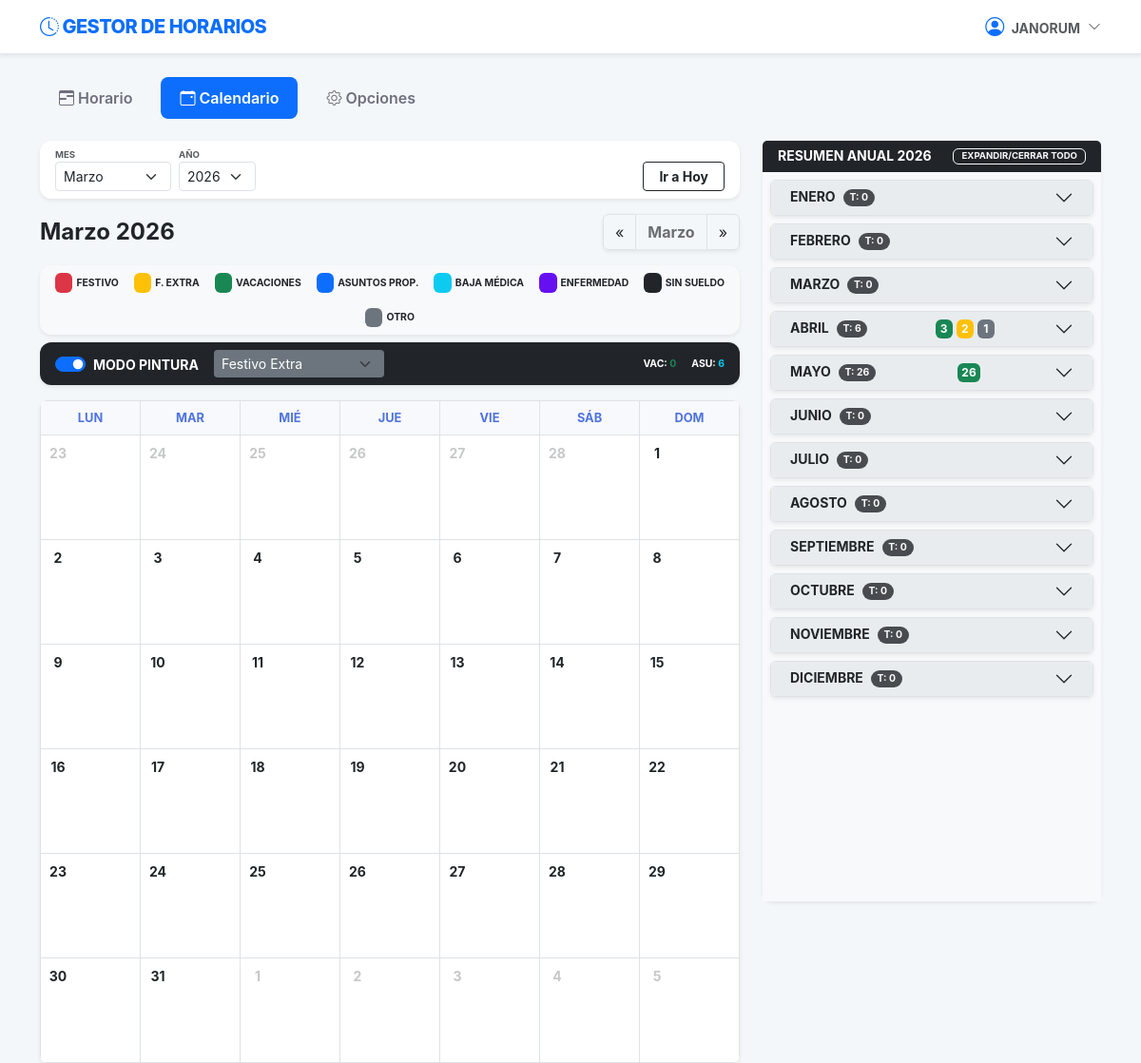
The app's page /calendario/?mes=3&año=2026 (signed in), older data.
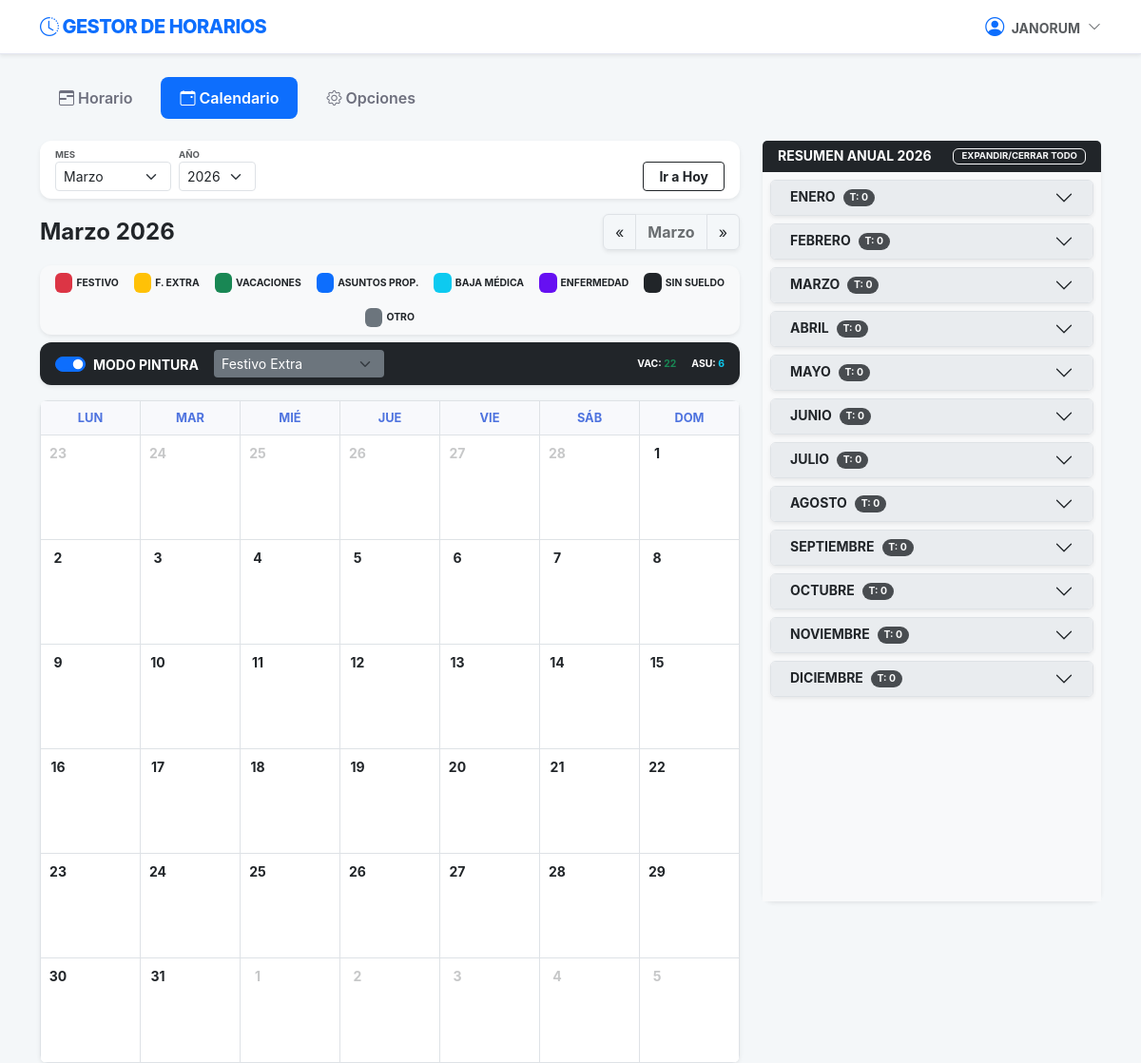
The same page, newer data.
### apps/opciones/models.py (models this page shows, shortened)
class SaldoDias(models.Model):
    usuario = models.ForeignKey(User, on_delete=models.CASCADE, related_name='saldos')
    anio = models.IntegerField(default=2026)
    vacaciones_totales = models.IntegerField(default=22)
    asuntos_propios_totales = models.IntegerField(default=6)
    vacaciones_disfrutadas = models.IntegerField(default=0)
    asuntos_disfrutados = models.IntegerField(default=0)
    class Meta:
        unique_together = ['usuario', 'anio']
        verbose_name = "Saldo de Días"
        verbose_name_plural = "Saldos de Días"
    @property
    def vacaciones_restantes(self):
        return max(0, self.vacaciones_totales - self.vacaciones_disfrutadas)
    @property
    def asuntos_restantes(self):
        return max(0, self.asuntos_propios_totales - self.asuntos_disfrutados)

### apps/calendario/views.py (the view)
# urls.py: path('', views.CalendarioView.as_view(), name='ver_calendario'),
class CalendarioView(LoginRequiredMixin, View):
    template_name = 'calendario/calendario.html'
    def get(self, request, *args, **kwargs):
        hoy = datetime.now()
        try:
            año = int(request.GET.get('año', hoy.year))
            mes = int(request.GET.get('mes', hoy.month))
        except ValueError:
            año, mes = hoy.year, hoy.month
        if mes > 12:
            mes = 1
            año += 1
        elif mes < 1:
            mes = 12
            año -= 1
        datos = CalendarioService.obtener_mes(año, mes, request.user)
        nombres_meses = [
            "Enero", "Febrero", "Marzo", "Abril", "Mayo", "Junio",
            "Julio", "Agosto", "Septiembre", "Octubre", "Noviembre", "Diciembre"
        ]
        context = {
            'semanas': datos['semanas'],
            'resumen_anual': datos['resumen_anual'],
            'tipos_opciones': datos['tipos_opciones'],
            'saldo': datos['saldo'],  # Objeto SaldoDias
            'nombre_mes': nombres_meses[mes-1],
            'año': año,
            'mes': mes,
            'range_años': range(hoy.year - 5, hoy.year + 6),
            'año_hoy': hoy.year,
            'mes_hoy': hoy.month,
            'usuario': request.user,
        }
        return render(request, self.template_name, context)

### apps/calendario/services/calendario_service.py (called while the page is built)
    @classmethod
    def actualizar_y_obtener_saldos(cls, usuario):
        anio_actual = date.today().year
        saldo, _ = SaldoDias.objects.get_or_create(usuario=usuario, anio=anio_actual)
        eventos = EventoCalendario.objects.filter(
            usuario=usuario,
            fecha__year=anio_actual
        ).values('tipo').annotate(total=Count('id'))
        vac_gastadas = 0
        asu_gastados = 0
        for e in eventos:
            if e['tipo'] in ['VACACIONES', 'VAC']:
                vac_gastadas = e['total']
            elif e['tipo'] in ['ASUNTOS_PROPIOS', 'ASU']:
                asu_gastados = e['total']
        saldo.vacaciones_disfrutadas = vac_gastadas
        saldo.asuntos_disfrutados = asu_gastados
        saldo.save()
        return saldo

### apps/horario/services/horario_service.py (called while the page is built)
    @classmethod
    def calcular_total_dia(cls, registro) -> float:
        if not registro:
            return 0.0
        config = cls.obtener_config_por_fecha(registro.usuario, registro.fecha)
        h_m, h_t = cls.calcular_horas_reales(registro, config, registro.fecha)
        return h_m + h_t

### apps/calendario/templates/calendario/calendario.html (shortened to what the changed rows need)
{% extends "base.html" %}
{% block content %}
<div class="row g-4">
    <div class="col-xl-8">
        <div class="card shadow-sm border-0 mb-3 bg-dark text-white">
            <div class="card-body py-2 d-flex align-items-center justify-content-between">
                <div class="small fw-bold text-uppercase d-flex gap-3" style="font-size: 0.65rem;">
                    <span>VAC: <span id="val-vac" class="text-success">{{ saldo.vacaciones_restantes }}</span></span>
                    <span>ASU: <span id="val-asu" class="text-info">{{ saldo.asuntos_restantes }}</span></span>
                </div>
            </div>
        </div>
        <div class="card shadow-sm border-0 rounded-3 overflow-hidden" id="contenedorCalendario">
            <table class="table table-bordered mb-0 text-center" style="table-layout: fixed; user-select: none;">
                <thead class="bg-light small fw-bold text-muted">
                    <tr>
                        <th>LUN</th><th>MAR</th><th>MIÉ</th><th>JUE</th><th>VIE</th><th>SÁB</th><th>DOM</th>
                    </tr>
                </thead>
            </table>
        </div>
    </div>
    <div class="col-xl-4">
        <div class="card shadow-sm border-0 h-100 d-flex flex-column" style="max-height: 800px;">
            <div class="card-body p-0 overflow-auto bg-light">
                <div class="accordion accordion-flush p-2" id="accFestivos">
                    {% for mes_nombre, info in resumen_anual.items %}
                    <div class="accordion-item border rounded shadow-sm mb-2 overflow-hidden item-mes-resumen" id="mes-resumen-{{ forloop.counter }}">
                        <h2 class="accordion-header">
                            <button class="accordion-button collapsed py-2 d-flex align-items-center bg-custom-mes text-dark shadow-none border-0" type="button" data-bs-toggle="collapse" data-bs-target="#m{{ forloop.counter }}">
                                <span class="fw-bold small me-2">{{ mes_nombre|upper }}</span>
                                <span class="badge bg-dark rounded-pill me-auto badge-total" style="font-size: 0.65rem; opacity: 0.8; color: white !important;">T: {{ info.eventos|length }}</span>
                                <div class="d-flex gap-1 ms-2 container-badges">
                                    {% for tipo, cantidad in info.conteos.items %}
                                        <span class="badge {{ tipo }} p-1 badge-conteo" data-tipo="{{ tipo }}" style="min-width: 18px;">{{ cantidad }}</span>
                                    {% endfor %}
                                </div>
                            </button>
                        </h2>
                    </div>
                    {% endfor %}
                </div>
            </div>
        </div>
    </div>
</div>
{% endblock %}

Row changes from the older to the newer data that the page shows:
changed SaldoDias: vacaciones_restantes "0" → "22"
Text that changed along with them:
new list line: "ABRIL T: 0"
new list line: "MAYO T: 0"
list line gone: "ABRIL T: 6 3 2 1"
list line gone: "MAYO T: 26 26"
